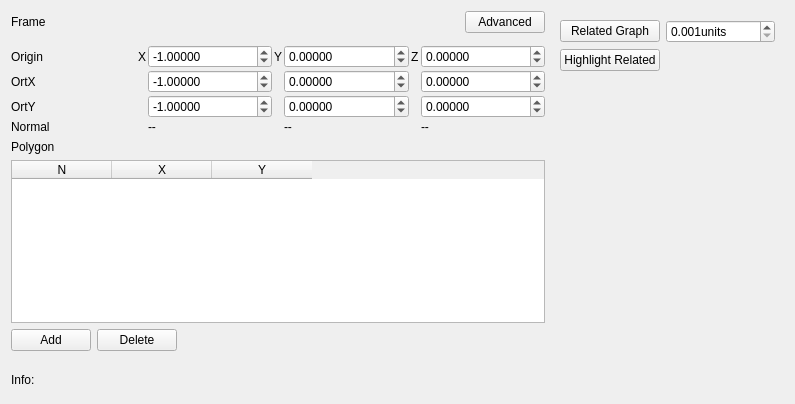
<?xml version="1.0" encoding="UTF-8"?>
<ui version="4.0">
 <class>FixtureGeometryControlWidget</class>
 <widget class="QWidget" name="FixtureGeometryControlWidget">
  <property name="geometry">
   <rect>
    <x>0</x>
    <y>0</y>
    <width>795</width>
    <height>404</height>
   </rect>
  </property>
  <property name="windowTitle">
   <string>Form</string>
  </property>
  <layout class="QGridLayout" name="gridLayout_2">
   <item row="3" column="0">
    <widget class="QLabel" name="label_2">
     <property name="text">
      <string>Polygon</string>
     </property>
    </widget>
   </item>
   <item row="0" column="1">
    <spacer name="horizontalSpacer_2">
     <property name="orientation">
      <enum>Qt::Horizontal</enum>
     </property>
     <property name="sizeHint" stdset="0">
      <size>
       <width>40</width>
       <height>20</height>
      </size>
     </property>
    </spacer>
   </item>
   <item row="2" column="0" colspan="3">
    <layout class="QGridLayout" name="gridLayout">
     <property name="spacing">
      <number>2</number>
     </property>
     <item row="1" column="2">
      <widget class="QDoubleSpinBox" name="ort1XSpinBox">
       <property name="decimals">
        <number>5</number>
       </property>
       <property name="minimum">
        <double>-999999.000000000000000</double>
       </property>
       <property name="maximum">
        <double>999999.989999999990687</double>
       </property>
       <property name="value">
        <double>-1.000000000000000</double>
       </property>
      </widget>
     </item>
     <item row="2" column="4">
      <widget class="QDoubleSpinBox" name="ort2YSpinBox">
       <property name="decimals">
        <number>5</number>
       </property>
       <property name="minimum">
        <double>-999999.000000000000000</double>
       </property>
       <property name="maximum">
        <double>999999.989999999990687</double>
       </property>
       <property name="value">
        <double>0.000000000000000</double>
       </property>
      </widget>
     </item>
     <item row="0" column="3">
      <widget class="QLabel" name="label_16">
       <property name="sizePolicy">
        <sizepolicy hsizetype="Maximum" vsizetype="Preferred">
         <horstretch>0</horstretch>
         <verstretch>0</verstretch>
        </sizepolicy>
       </property>
       <property name="text">
        <string>Y</string>
       </property>
      </widget>
     </item>
     <item row="0" column="6">
      <widget class="QDoubleSpinBox" name="originZSpinBox">
       <property name="decimals">
        <number>5</number>
       </property>
       <property name="minimum">
        <double>-999999.000000000000000</double>
       </property>
       <property name="maximum">
        <double>999999.989999999990687</double>
       </property>
      </widget>
     </item>
     <item row="0" column="2">
      <widget class="QDoubleSpinBox" name="originXSpinBox">
       <property name="decimals">
        <number>5</number>
       </property>
       <property name="minimum">
        <double>-999999.000000000000000</double>
       </property>
       <property name="maximum">
        <double>999999.989999999990687</double>
       </property>
       <property name="value">
        <double>-1.000000000000000</double>
       </property>
      </widget>
     </item>
     <item row="0" column="5">
      <widget class="QLabel" name="label_17">
       <property name="sizePolicy">
        <sizepolicy hsizetype="Maximum" vsizetype="Preferred">
         <horstretch>0</horstretch>
         <verstretch>0</verstretch>
        </sizepolicy>
       </property>
       <property name="text">
        <string>Z</string>
       </property>
      </widget>
     </item>
     <item row="0" column="1">
      <widget class="QLabel" name="label_15">
       <property name="sizePolicy">
        <sizepolicy hsizetype="Maximum" vsizetype="Preferred">
         <horstretch>0</horstretch>
         <verstretch>0</verstretch>
        </sizepolicy>
       </property>
       <property name="text">
        <string>X</string>
       </property>
      </widget>
     </item>
     <item row="2" column="6">
      <widget class="QDoubleSpinBox" name="ort2ZSpinBox">
       <property name="decimals">
        <number>5</number>
       </property>
       <property name="minimum">
        <double>-999999.000000000000000</double>
       </property>
       <property name="maximum">
        <double>999999.989999999990687</double>
       </property>
      </widget>
     </item>
     <item row="0" column="0">
      <widget class="QLabel" name="label_3">
       <property name="text">
        <string>Origin</string>
       </property>
      </widget>
     </item>
     <item row="0" column="4">
      <widget class="QDoubleSpinBox" name="originYSpinBox">
       <property name="decimals">
        <number>5</number>
       </property>
       <property name="minimum">
        <double>-999999.000000000000000</double>
       </property>
       <property name="maximum">
        <double>999999.989999999990687</double>
       </property>
       <property name="value">
        <double>0.000000000000000</double>
       </property>
      </widget>
     </item>
     <item row="1" column="4">
      <widget class="QDoubleSpinBox" name="ort1YSpinBox">
       <property name="decimals">
        <number>5</number>
       </property>
       <property name="minimum">
        <double>-999999.000000000000000</double>
       </property>
       <property name="maximum">
        <double>999999.989999999990687</double>
       </property>
       <property name="value">
        <double>0.000000000000000</double>
       </property>
      </widget>
     </item>
     <item row="2" column="0">
      <widget class="QLabel" name="label_5">
       <property name="text">
        <string>OrtY</string>
       </property>
      </widget>
     </item>
     <item row="1" column="6">
      <widget class="QDoubleSpinBox" name="ort1ZSpinBox">
       <property name="decimals">
        <number>5</number>
       </property>
       <property name="minimum">
        <double>-999999.000000000000000</double>
       </property>
       <property name="maximum">
        <double>999999.989999999990687</double>
       </property>
      </widget>
     </item>
     <item row="1" column="0">
      <widget class="QLabel" name="label_4">
       <property name="text">
        <string>OrtX</string>
       </property>
      </widget>
     </item>
     <item row="2" column="2">
      <widget class="QDoubleSpinBox" name="ort2XSpinBox">
       <property name="decimals">
        <number>5</number>
       </property>
       <property name="minimum">
        <double>-999999.000000000000000</double>
       </property>
       <property name="maximum">
        <double>999999.989999999990687</double>
       </property>
       <property name="value">
        <double>-1.000000000000000</double>
       </property>
      </widget>
     </item>
     <item row="3" column="0">
      <widget class="QLabel" name="label_6">
       <property name="text">
        <string>Normal</string>
       </property>
      </widget>
     </item>
     <item row="3" column="2">
      <widget class="QLabel" name="normalX">
       <property name="text">
        <string>--</string>
       </property>
      </widget>
     </item>
     <item row="3" column="4">
      <widget class="QLabel" name="normalY">
       <property name="text">
        <string>--</string>
       </property>
      </widget>
     </item>
     <item row="3" column="6">
      <widget class="QLabel" name="normalZ">
       <property name="text">
        <string>--</string>
       </property>
      </widget>
     </item>
    </layout>
   </item>
   <item row="4" column="0" colspan="3">
    <layout class="QGridLayout" name="gridLayout_3">
     <item row="1" column="1">
      <widget class="QPushButton" name="deletePushButton">
       <property name="text">
        <string>Delete</string>
       </property>
       <property name="icon">
        <iconset resource="../../../resources/main.qrc">
         <normaloff>:/new/prefix1/minus.png</normaloff>:/new/prefix1/minus.png</iconset>
       </property>
       <property name="iconSize">
        <size>
         <width>24</width>
         <height>24</height>
        </size>
       </property>
      </widget>
     </item>
     <item row="1" column="0">
      <widget class="QPushButton" name="addPushButton">
       <property name="text">
        <string>Add</string>
       </property>
       <property name="icon">
        <iconset resource="../../../resources/main.qrc">
         <normaloff>:/new/prefix1/plus.png</normaloff>:/new/prefix1/plus.png</iconset>
       </property>
       <property name="iconSize">
        <size>
         <width>24</width>
         <height>24</height>
        </size>
       </property>
      </widget>
     </item>
     <item row="1" column="2">
      <spacer name="horizontalSpacer">
       <property name="orientation">
        <enum>Qt::Horizontal</enum>
       </property>
       <property name="sizeHint" stdset="0">
        <size>
         <width>40</width>
         <height>20</height>
        </size>
       </property>
      </spacer>
     </item>
     <item row="0" column="0" colspan="3">
      <widget class="QTableWidget" name="polygonWidget">
       <column>
        <property name="text">
         <string>N</string>
        </property>
       </column>
       <column>
        <property name="text">
         <string>X</string>
        </property>
       </column>
       <column>
        <property name="text">
         <string>Y</string>
        </property>
       </column>
      </widget>
     </item>
    </layout>
   </item>
   <item row="0" column="0">
    <widget class="QLabel" name="label">
     <property name="text">
      <string>Frame</string>
     </property>
    </widget>
   </item>
   <item row="0" column="3" rowspan="8">
    <widget class="QWidget" name="advancedWidget" native="true">
     <layout class="QGridLayout" name="gridLayout_4">
      <item row="0" column="1">
       <widget class="QDoubleSpinBox" name="binSizeSpinBox">
        <property name="toolTip">
         <string>Bin of the graph</string>
        </property>
        <property name="suffix">
         <string>units</string>
        </property>
        <property name="decimals">
         <number>3</number>
        </property>
        <property name="minimum">
         <double>0.001000000000000</double>
        </property>
        <property name="maximum">
         <double>99999.990000000005239</double>
        </property>
        <property name="singleStep">
         <double>0.010000000000000</double>
        </property>
       </widget>
      </item>
      <item row="2" column="0">
       <widget class="QPushButton" name="hilightRelatedButton">
        <property name="text">
         <string>Highlight Related</string>
        </property>
       </widget>
      </item>
      <item row="0" column="0">
       <widget class="QPushButton" name="relatedGraphButton">
        <property name="text">
         <string>Related Graph</string>
        </property>
       </widget>
      </item>
      <item row="3" column="0">
       <spacer name="verticalSpacer">
        <property name="orientation">
         <enum>Qt::Vertical</enum>
        </property>
        <property name="sizeHint" stdset="0">
         <size>
          <width>20</width>
          <height>40</height>
         </size>
        </property>
       </spacer>
      </item>
     </layout>
    </widget>
   </item>
   <item row="0" column="2">
    <widget class="QPushButton" name="advancedButton">
     <property name="text">
      <string>Advanced</string>
     </property>
     <property name="icon">
      <iconset resource="../../../resources/main.qrc">
       <normaloff>:/new/prefix1/forward_alt.png</normaloff>:/new/prefix1/forward_alt.png</iconset>
     </property>
     <property name="checkable">
      <bool>true</bool>
     </property>
    </widget>
   </item>
   <item row="5" column="0" colspan="3">
    <widget class="RgbColorParametersControlWidget" name="colorWidget" native="true">
     <property name="minimumSize">
      <size>
       <width>0</width>
       <height>10</height>
      </size>
     </property>
    </widget>
   </item>
   <item row="6" column="0">
    <widget class="QLabel" name="infoLabel">
     <property name="text">
      <string>Info:</string>
     </property>
    </widget>
   </item>
  </layout>
 </widget>
 <customwidgets>
  <customwidget>
   <class>RgbColorParametersControlWidget</class>
   <extends>QWidget</extends>
   <header>corestructs/coreWidgets/rgbColorParametersControlWidget.h</header>
   <container>1</container>
  </customwidget>
 </customwidgets>
 <resources>
  <include location="../../../resources/main.qrc"/>
 </resources>
 <connections/>
</ui>
